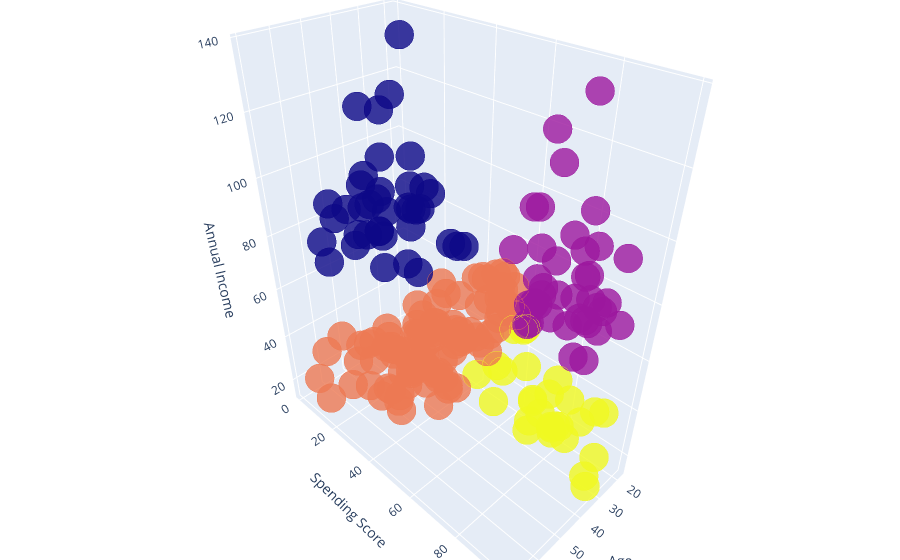

Notebook code for this chart:
### Code cell
#3d
import plotly.offline as py
from plotly.offline import init_notebook_mode, iplot
import plotly.graph_objs as go
init_notebook_mode(connected = True)

x  = data[['Age', 'Spending Score (1-100)', 'Annual Income (k$)']].values
km = KMeans(n_clusters = 4, init = 'k-means++', max_iter = 300, n_init = 10, random_state = 0)
km.fit(x)
labels = km.labels_
centroids = km.cluster_centers_

data['labels'] = labels
trace1 = go.Scatter3d(x = data['Age'], y = data['Spending Score (1-100)'], z = data['Annual Income (k$)'], mode = 'markers', marker = dict(color = data['labels'], size = 10, line = dict(color = data['labels'],width =12), opacity = 0.8))
df = [trace1]
layout = go.Layout(title = 'Charecter vs Gender vs Alive or not', margin = dict(l=0, r=0, b=0, t=0), scene = dict(xaxis = dict(title = 'Age'),yaxis = dict(title = 'Spending Score'),zaxis = dict(title = 'Annual Income')))
fig = go.Figure(trace1,layout)
fig.show()

### Figure 1 — Plotly figure (JSON) as saved in the notebook; plotly's stock layout.template omitted (floating-point values rounded to 4 significant figures; data arrays with more than 128 entries replaced by an {"elided": "..."} marker saying what was removed)
{"data": [{"marker": {"color": {"elided": "200 int values"}, "line": {"color": {"elided": "200 int values"}, "width": 12}, "opacity": 0.8, "size": 10}, "mode": "markers", "type": "scatter3d", "x": {"elided": "200 int values"}, "y": {"elided": "200 int values"}, "z": {"elided": "200 int values"}}], "layout": {"margin": {"b": 0, "l": 0, "r": 0, "t": 0}, "scene": {"xaxis": {"title": {"text": "Age"}}, "yaxis": {"title": {"text": "Spending Score"}}, "zaxis": {"title": {"text": "Annual Income"}}}, "title": {"text": "Charecter vs Gender vs Alive or not"}}}
